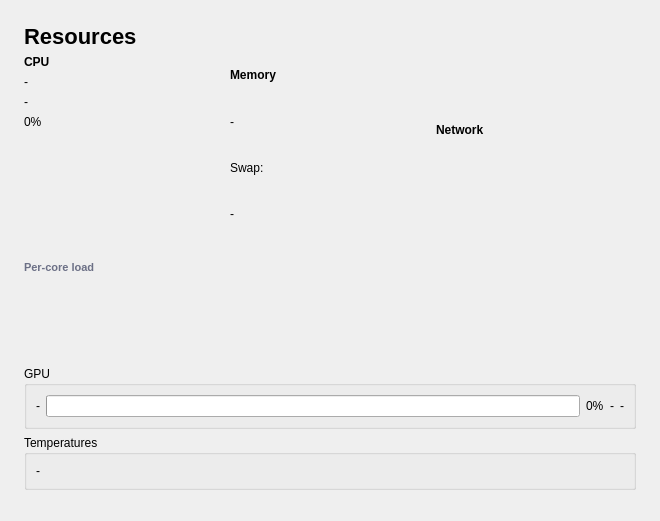
<?xml version="1.0" encoding="UTF-8"?>
<ui version="4.0">
 <class>ResourcesPage</class>
 <widget class="QWidget" name="ResourcesPage">
  <layout class="QVBoxLayout">
   <property name="leftMargin"><number>24</number></property><property name="topMargin"><number>24</number></property><property name="rightMargin"><number>24</number></property><property name="bottomMargin"><number>24</number></property>
   <item><widget class="QLabel"><property name="text"><string>Resources</string></property><property name="styleSheet"><string>font-size: 22px; font-weight: bold;</string></property></widget></item>
   <item>
    <layout class="QHBoxLayout">
     <!-- CPU Column -->
     <item>
      <layout class="QVBoxLayout">
       <item><widget class="QLabel"><property name="text"><string>CPU</string></property><property name="styleSheet"><string>font-weight: bold;</string></property></widget></item>
       <item><widget class="QLabel" name="cpuModelLabel"><property name="text"><string>-</string></property></widget></item>
       <item><widget class="QLabel" name="cpuFreqLabel"><property name="text"><string>-</string></property></widget></item>
       <item><widget class="QLabel" name="cpuUsageLabel"><property name="text"><string>0%</string></property></widget></item>
       <item><widget class="LineChart" name="cpuChartView"><property name="minimumSize"><size><width>200</width><height>120</height></size></property></widget></item>
       <item><widget class="QLabel"><property name="text"><string>Per-core load</string></property><property name="styleSheet"><string>color:#6c7086;font-size:11px;font-weight:600;</string></property></widget></item>
       <item><widget class="PerCoreBars" name="perCoreBars"><property name="minimumSize"><size><width>200</width><height>80</height></size></property></widget></item>
      </layout>
     </item>
     <!-- Memory Column -->
     <item>
      <layout class="QVBoxLayout">
       <item><widget class="QLabel"><property name="text"><string>Memory</string></property><property name="styleSheet"><string>font-weight: bold;</string></property></widget></item>
       <item><widget class="QLabel" name="ramUsageLabel"><property name="text"><string>-</string></property></widget></item>
       <item><widget class="QLabel"><property name="text"><string>Swap:</string></property></widget></item>
       <item><widget class="QLabel" name="swapUsageLabel"><property name="text"><string>-</string></property></widget></item>
       <item><widget class="LineChart" name="memChartView"><property name="minimumSize"><size><width>200</width><height>120</height></size></property></widget></item>
      </layout>
     </item>
     <!-- Network Column -->
     <item>
      <layout class="QVBoxLayout">
       <item><widget class="QLabel"><property name="text"><string>Network</string></property><property name="styleSheet"><string>font-weight: bold;</string></property></widget></item>
       <item><widget class="LineChart" name="netChartView"><property name="minimumSize"><size><width>200</width><height>120</height></size></property></widget></item>
      </layout>
     </item>
    </layout>
   </item>
   <!-- GPU Section -->
   <item>
    <widget class="QGroupBox" name="gpuGroupBox">
     <property name="title"><string>GPU</string></property>
     <layout class="QHBoxLayout">
      <item><widget class="QLabel" name="gpuNameLabel"><property name="text"><string>-</string></property></widget></item>
      <item><widget class="QProgressBar" name="gpuUsageBar"><property name="maximum"><number>100</number></property></widget></item>
      <item><widget class="QLabel" name="gpuUsageLabel"><property name="text"><string>0%</string></property></widget></item>
      <item><widget class="QLabel" name="gpuMemLabel"><property name="text"><string>-</string></property></widget></item>
      <item><widget class="QLabel" name="gpuTempLabel"><property name="text"><string>-</string></property></widget></item>
     </layout>
    </widget>
   </item>
   <!-- Temperature Section -->
   <item>
    <widget class="QGroupBox" name="tempGroupBox">
     <property name="title"><string>Temperatures</string></property>
     <layout class="QVBoxLayout">
      <item><widget class="QLabel" name="tempLabel"><property name="text"><string>-</string></property></widget></item>
     </layout>
    </widget>
   </item>
   <item><spacer><property name="orientation"><enum>Qt::Vertical</enum></property></spacer></item>
  </layout>
 </widget>
 <customwidgets>
  <customwidget>
   <class>LineChart</class>
   <extends>QWidget</extends>
   <header>Widgets/line_chart.h</header>
  </customwidget>
  <customwidget>
   <class>PerCoreBars</class>
   <extends>QWidget</extends>
   <header>Widgets/per_core_bars.h</header>
  </customwidget>
 </customwidgets>
</ui>
